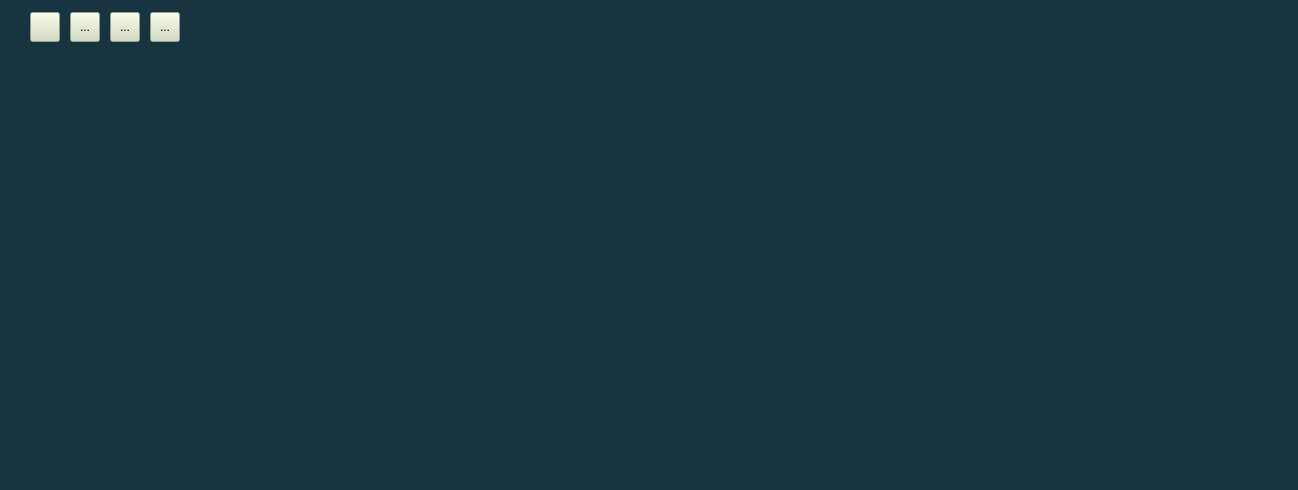
<?xml version="1.0" encoding="UTF-8"?>
<ui version="4.0">
 <class>Widget</class>
 <widget class="QWidget" name="Widget">
  <property name="geometry">
   <rect>
    <x>0</x>
    <y>0</y>
    <width>1298</width>
    <height>490</height>
   </rect>
  </property>
  <property name="sizePolicy">
   <sizepolicy hsizetype="Maximum" vsizetype="Maximum">
    <horstretch>0</horstretch>
    <verstretch>0</verstretch>
   </sizepolicy>
  </property>
  <property name="windowTitle">
   <string>Multitrack</string>
  </property>
  <property name="windowIcon">
   <iconset resource="buttons.qrc">
    <normaloff>:/buttons/icon.png</normaloff>:/buttons/icon.png</iconset>
  </property>
  <property name="styleSheet">
   <string notr="true">background-color: #193441

</string>
  </property>
  <widget class="QWidget" name="verticalLayoutWidget">
   <property name="geometry">
    <rect>
     <x>9</x>
     <y>9</y>
     <width>191</width>
     <height>471</height>
    </rect>
   </property>
   <layout class="QGridLayout" name="gridLayout">
    <property name="sizeConstraint">
     <enum>QLayout::SetMinimumSize</enum>
    </property>
    <property name="topMargin">
     <number>3</number>
    </property>
    <property name="verticalSpacing">
     <number>10</number>
    </property>
    <item row="6" column="0">
     <layout class="QHBoxLayout" name="tracksLayout">
      <property name="spacing">
       <number>0</number>
      </property>
      <property name="sizeConstraint">
       <enum>QLayout::SetMaximumSize</enum>
      </property>
      <property name="leftMargin">
       <number>0</number>
      </property>
      <item>
       <spacer name="verticalSpacer">
        <property name="orientation">
         <enum>Qt::Vertical</enum>
        </property>
        <property name="sizeHint" stdset="0">
         <size>
          <width>0</width>
          <height>40</height>
         </size>
        </property>
       </spacer>
      </item>
     </layout>
    </item>
    <item row="0" column="0">
     <layout class="QHBoxLayout" name="transportLayout">
      <property name="spacing">
       <number>10</number>
      </property>
      <property name="sizeConstraint">
       <enum>QLayout::SetMaximumSize</enum>
      </property>
      <property name="leftMargin">
       <number>10</number>
      </property>
      <item>
       <widget class="QToolButton" name="btn_add">
        <property name="minimumSize">
         <size>
          <width>30</width>
          <height>30</height>
         </size>
        </property>
        <property name="styleSheet">
         <string notr="true">background-color: #D1DBBD</string>
        </property>
        <property name="icon">
         <iconset resource="buttons.qrc">
          <normaloff>:/buttons/plus.png</normaloff>:/buttons/plus.png</iconset>
        </property>
        <property name="iconSize">
         <size>
          <width>20</width>
          <height>20</height>
         </size>
        </property>
       </widget>
      </item>
      <item>
       <widget class="QToolButton" name="btn_play">
        <property name="minimumSize">
         <size>
          <width>30</width>
          <height>30</height>
         </size>
        </property>
        <property name="styleSheet">
         <string notr="true">background-color: #D1DBBD</string>
        </property>
        <property name="text">
         <string>...</string>
        </property>
        <property name="icon">
         <iconset resource="buttons.qrc">
          <normaloff>:/buttons/play.png</normaloff>:/buttons/play.png</iconset>
        </property>
       </widget>
      </item>
      <item>
       <widget class="QToolButton" name="btn_pause">
        <property name="minimumSize">
         <size>
          <width>30</width>
          <height>30</height>
         </size>
        </property>
        <property name="styleSheet">
         <string notr="true">background-color: #D1DBBD</string>
        </property>
        <property name="text">
         <string>...</string>
        </property>
        <property name="icon">
         <iconset resource="buttons.qrc">
          <normaloff>:/buttons/pause.png</normaloff>:/buttons/pause.png</iconset>
        </property>
        <property name="iconSize">
         <size>
          <width>20</width>
          <height>20</height>
         </size>
        </property>
       </widget>
      </item>
      <item>
       <widget class="QToolButton" name="btn_stop">
        <property name="minimumSize">
         <size>
          <width>30</width>
          <height>30</height>
         </size>
        </property>
        <property name="styleSheet">
         <string notr="true">background-color: #D1DBBD</string>
        </property>
        <property name="text">
         <string>...</string>
        </property>
        <property name="icon">
         <iconset resource="buttons.qrc">
          <normaloff>:/buttons/stop.png</normaloff>:/buttons/stop.png</iconset>
        </property>
        <property name="iconSize">
         <size>
          <width>20</width>
          <height>20</height>
         </size>
        </property>
       </widget>
      </item>
      <item>
       <spacer name="horizontalSpacer">
        <property name="orientation">
         <enum>Qt::Horizontal</enum>
        </property>
        <property name="sizeHint" stdset="0">
         <size>
          <width>40</width>
          <height>20</height>
         </size>
        </property>
       </spacer>
      </item>
     </layout>
    </item>
   </layout>
  </widget>
 </widget>
 <layoutdefault spacing="6" margin="11"/>
 <resources>
  <include location="buttons.qrc"/>
 </resources>
 <connections/>
</ui>
